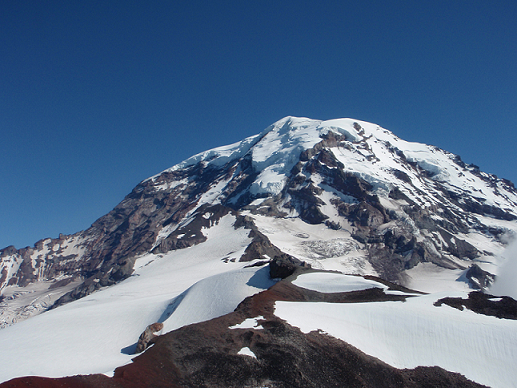
#> input picture Panorama_Ransac/images/Rainier1.jpg, 517 x 388 px; its folder holds 3 pictures in this run
$ python implementation.py
#> lines starting #> are read from the running program, lines starting #| are printed output that depends on the picture
import cv2
import numpy as np
from scipy.spatial.distance import cdist
import random as rand
import matplotlib.pyplot as plt
import os
import glob

def load_images_from_folder(folder):
#> called with folder = 'images'
    images = []
    for filename in os.listdir(folder):
        img = cv2.imread(os.path.join(folder,filename))
#> img is the input picture: shape (388, 517, 3); mean B, G, R 135.7, 109.3, 88.8
        if img is not None:
            images.append(img)
    return images

def detect_and_compute_keypoints(image):

    sift = cv2.xfeatures2d.SIFT_create()
    kps, desc = sift.detectAndCompute(image,None)

    return kps, desc

#Keypoint Matching using Squared Euclidian Distance

def keypointMatchingSquelidian(kp1,kp2,des1,des2):
  #--write your own function to calulate euclidian distance
  pairwiseDistances = cdist(des1, des2, 'sqeuclidean')
  threshold   = 7000

  #--write your funcion to find points in image where threhold is required
  points_in_img1 = np.where(pairwiseDistances < threshold)[0]
  points_in_img2 = np.where(pairwiseDistances < threshold)[1]

  #coordinates_in_img1 = np.array([kp1[point].pt for point in points_in_img1])
  #coordinates_in_img2 = np.array([kp2[point].pt for point in points_in_img2])

  coordinates_in_img1=np.ones((len(points_in_img1),2))
  coordinates_in_img2=np.ones((len(points_in_img2),2))

  i=0
  for point in points_in_img1:
    coordinates_in_img1[i]=kp1[point].pt
    i=i+1

  j=0
  for point in points_in_img2:
    coordinates_in_img2[j]=kp2[point].pt
    j=j+1

  return np.concatenate( (coordinates_in_img1, coordinates_in_img2) , axis=1 )

#Ransac Algorithm

def ransac_algo(matchingPoints,totalIteration):

    # Ransac parameters
    highest_inlier_count = 0
    best_H = []

    # Loop parameters
    counter = 0
    while counter < totalIteration:
        counter = counter + 1
        # Select 4 points randomly
        secure_random  = rand.SystemRandom()

        matachingPair1 = secure_random.choice(matchingPoints)
        matachingPair2 = secure_random.choice(matchingPoints)
        matachingPair3 = secure_random.choice(matchingPoints)
        matachingPair4 = secure_random.choice(matchingPoints)

        fourMatchingPairs=np.concatenate(([matachingPair1],[matachingPair2],[matachingPair3],[matachingPair4]),axis=0)

        # Finding homography matrix for this 4 matching pairs
        # H = get_homography(fourMatchingPairs)

        points_in_image_1 = np.float32(fourMatchingPairs[:,0:2])
        points_in_image_2 = np.float32(fourMatchingPairs[:,2:4])

        H = cv2.getPerspectiveTransform(points_in_image_1, points_in_image_2)

        rank_H = np.linalg.matrix_rank(H)

        # Avoid degenrate H
        if rank_H < 3:
            continue

        # Calculate error for each point using the current homographic matrix H
        total_points = len(matchingPoints)

        points_img1 = np.concatenate( (matchingPoints[:, 0:2], np.ones((total_points, 1))), axis=1)
        points_img2 = matchingPoints[:, 2:4]

        correspondingPoints = np.zeros((total_points, 2))

        for i in range(total_points):
            t = np.matmul(H, points_img1[i])
            correspondingPoints[i] = (t/t[2])[0:2]

        error_for_every_point = np.linalg.norm(points_img2 - correspondingPoints, axis=1) ** 2

        inlier_indices = np.where(error_for_every_point < 0.5)[0]
        inliers        = matchingPoints[inlier_indices]

        curr_inlier_count = len(inliers)

        if curr_inlier_count > highest_inlier_count:
            highest_inlier_count = curr_inlier_count
            best_H = H.copy()

    return best_H

def func(kp1,kp2, des1,des2,img1,img2):
  numberOfIteration=1000
  totalMatchingPoints=keypointMatchingSquelidian(kp1,kp2, des1,des2)
  homography=ransac_algo(totalMatchingPoints, numberOfIteration)
  result = cv2.warpPerspective(img1, homography ,( int(img1.shape[1] + img2.shape[1]*0.8),int(img1.shape[0] + img2.shape[0]*0.4) ))
  result[0:img2.shape[0], 0:img2.shape[1]] = img2

  return result,img2

def final_panaroma_image(result):
     # Resizing the final panorama
        black = np.zeros(3)
        color123 = result #cv2.imread(directory + '/panorama123.jpg', 1)
        color321 = result #cv2.imread(directory + '/panorama321.jpg', 1)

        count123 = 0
        count321 = 0

        for i in range(color123.shape[0]):
            for j in range(color123.shape[1]):
                pixel_value = color123[i, j, :]
                if np.array_equal(pixel_value, black):
                    count123 = count123 + 1

        for i in range(color321.shape[0]):
            for j in range(color321.shape[1]):
                pixel_value = color321[i, j, :]
                if np.array_equal(pixel_value, black):
                    count321 = count321 + 1

        # Resizing the final panorama
        colorPan = result #cv2.imread(directory + '/panorama.jpg', 1)
        x_max = 0
        y_max = 0

        for i in range(colorPan.shape[0]):
            for j in range(colorPan.shape[1]):
                pixel_value = colorPan[i, j, :]
                if not np.array_equal(pixel_value, black):
                    if j > x_max:
                       x_max = j
                    if i > y_max:
                       y_max = i

        crop_img = colorPan[0:y_max,0:x_max, :]
        cv2.imwrite(os.path.join('images' , 'final_result.jpg'), crop_img)

# this method can be used for any number of input images
def optimized_perform_forward_and_backword_stitching(sift, images, colorImages):
    image_length = len(images)

    intial_f_image = intial_f_colorImage= images[0]
    #loop for forward propagation
    for i in range(0, (image_length-1)):
        kps1, desc1 = sift.detectAndCompute(intial_f_image,None)
        kps2, desc2 = sift.detectAndCompute(images[i+1],None)

        result, colorImages[i+1] = func(kps1, kps2, desc1, desc2, intial_f_colorImage, colorImages[i+1])
        intial_f_image = intial_f_colorImage = result

    #loop for backword propagation
    # taking the last image and storing in intial_b_image for the backword stitching
    intial_b_image = intial_b_colorImage= images[-1]
    for i in range((image_length-1), 0, -1):
        kps1, desc1 = sift.detectAndCompute(intial_b_image,None)
        kps2, desc2 = sift.detectAndCompute(images[i-1],None)

        result, colorImages[i-1] = func(kps1, kps2, desc1, desc2, intial_b_colorImage, colorImages[i-1])
        intial_b_image = intial_b_colorImage = result


    return result

sift = cv2.xfeatures2d.SIFT_create()
images = colorImages = load_images_from_folder("images") # get all the images from a directory and store it in a list
#> images = 3 items; colorImages = 3 items
print(len(images))
#| 3
result = optimized_perform_forward_and_backword_stitching(sift, images, colorImages)
#> in optimized_perform_forward_and_backword_stitching, `image_length = len(images)`: image_length = 3
#> the loop in optimized_perform_forward_and_backword_stitching, `for i in range(0, (image_length-1)):` made 2 passes
#> pass 1, in keypointMatchingSquelidian, `pairwiseDistances = cdist(des1, des2, 'sqeuclidean')`:
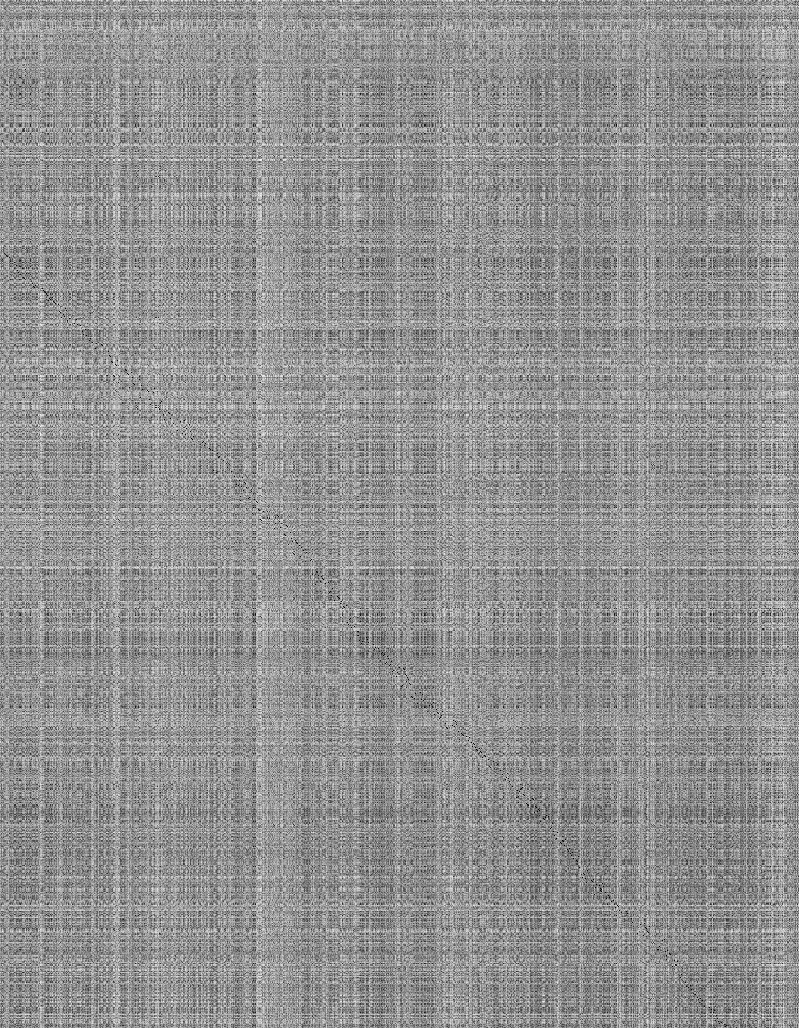
#> pairwiseDistances: shape (1028, 799) float64; min 255, max 485837, mean 278725.1; drawn with min black and max white
#> after the loop in optimized_perform_forward_and_backword_stitching, `for i in range(0, (image_length-1)):`:
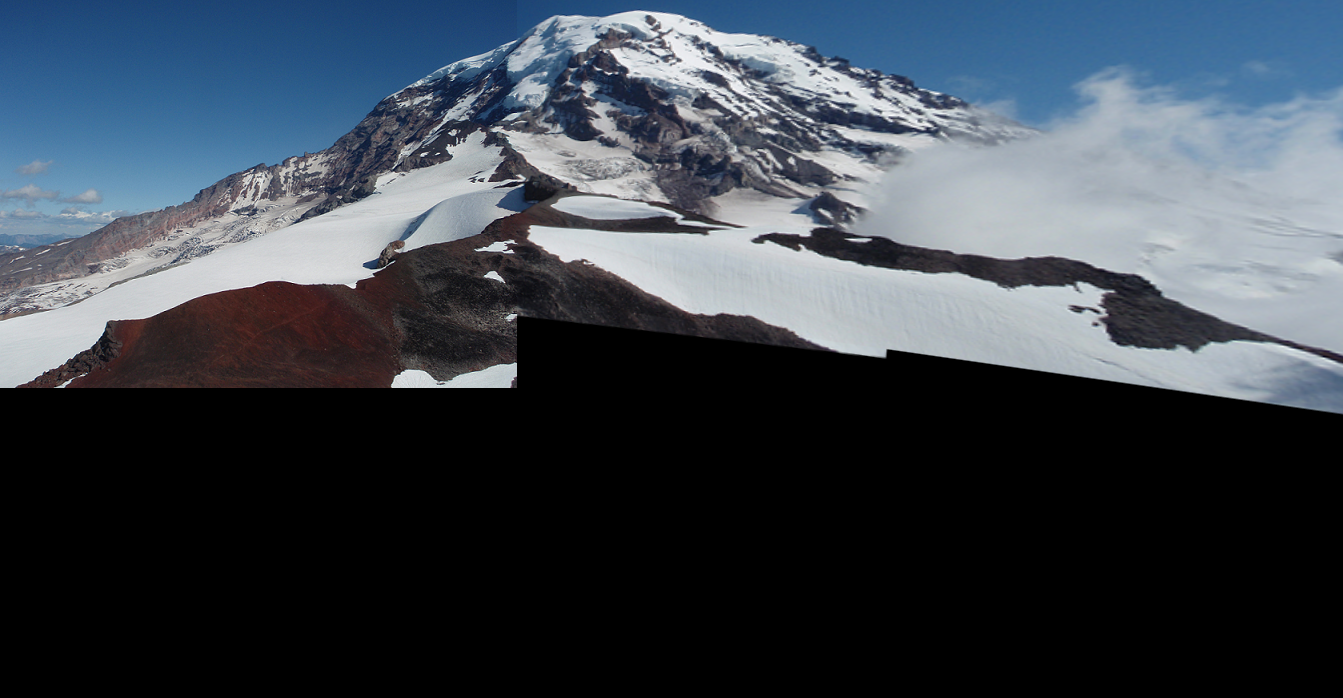
#> intial_f_image: shape (698, 1343, 3); mean B, G, R 76.9, 67.5, 59.4
#> after the loop in optimized_perform_forward_and_backword_stitching, `for i in range(0, (image_length-1)):`: colorImages = 3 items
#> the loop in optimized_perform_forward_and_backword_stitching, `for i in range((image_length-1), 0, -1):` made 2 passes
#> pass 1, in keypointMatchingSquelidian (call 3), `pairwiseDistances = cdist(des1, des2, 'sqeuclidean')`:
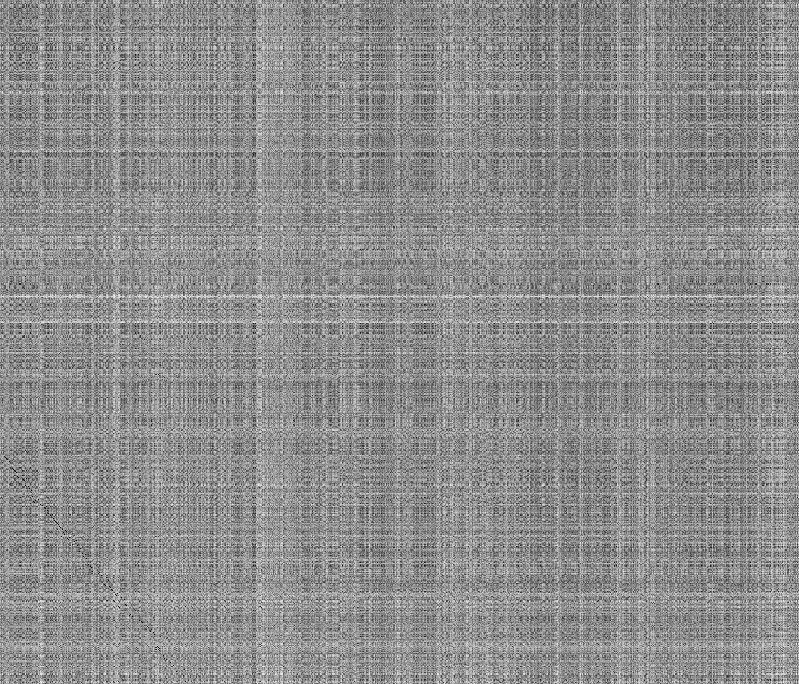
#> pairwiseDistances: shape (684, 799) float64; min 547, max 499662, mean 277872.8; drawn with min black and max white
#> pass 1, in optimized_perform_forward_and_backword_stitching, `result, colorImages[i-1] = func(kps1, kps2, desc1, desc2, intial_b_col..`:
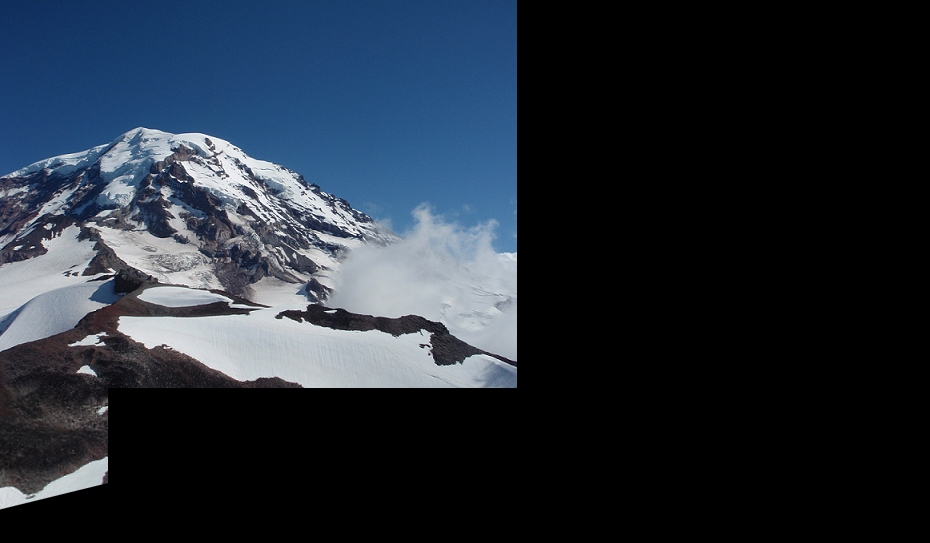
#> result: shape (543, 930, 3); mean B, G, R 55, 44.4, 35.8
#> pass 2, in keypointMatchingSquelidian (call 4), `pairwiseDistances = cdist(des1, des2, 'sqeuclidean')`:
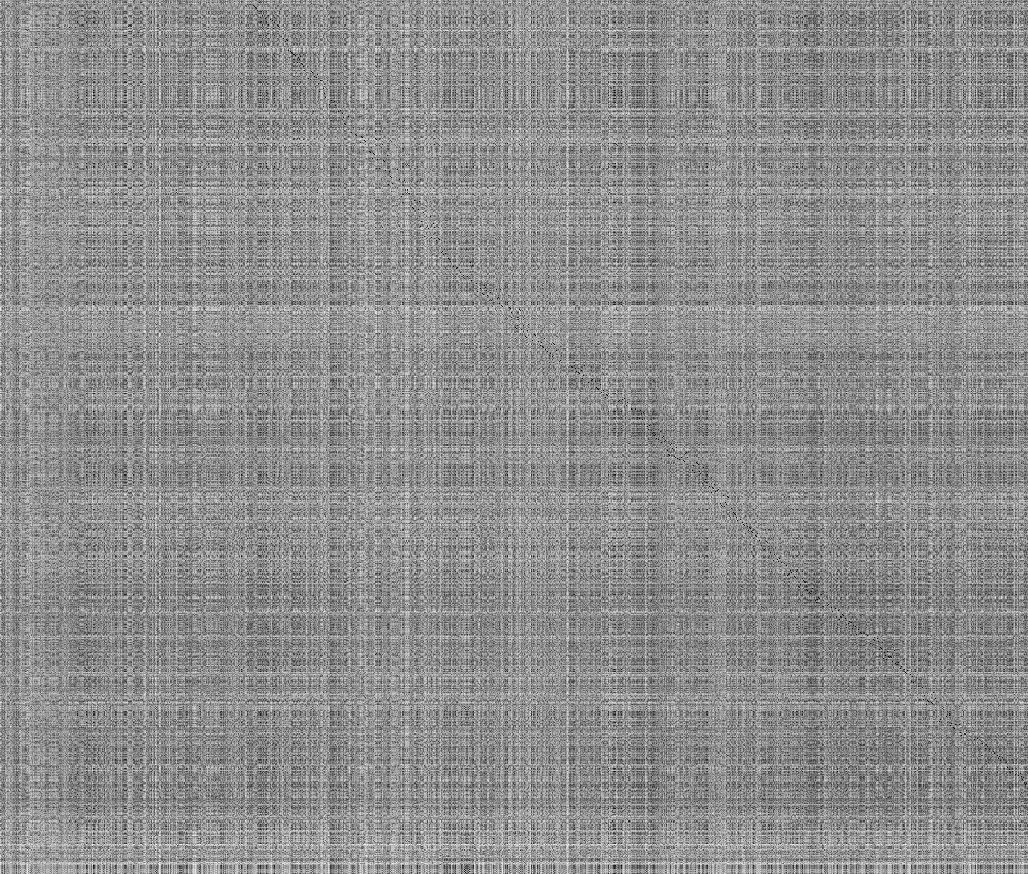
#> pairwiseDistances: shape (874, 1028) float64; min 255, max 500183, mean 279322.8; drawn with min black and max white
#> after the loop in optimized_perform_forward_and_backword_stitching, `for i in range((image_length-1), 0, -1):`:
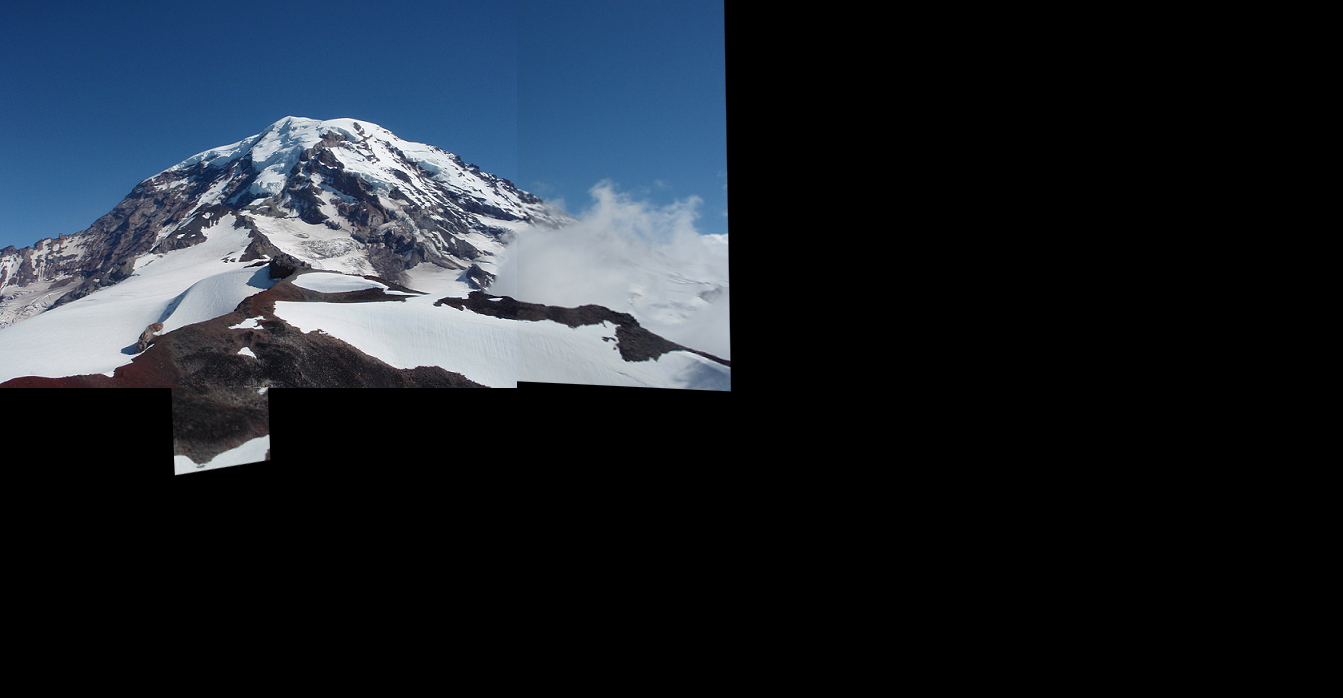
#> intial_b_image: shape (698, 1343, 3); mean B, G, R 43.4, 35.2, 28.4
final_panaroma_image(result)
#> after the loop in final_panaroma_image, `for i in range(color123.shape[0]):`: count123 = 647262
#> after the loop in final_panaroma_image, `for i in range(colorPan.shape[0]):`: x_max = 731; y_max = 475
#> in final_panaroma_image, `crop_img = colorPan[0:y_max,0:x_max, :]`:
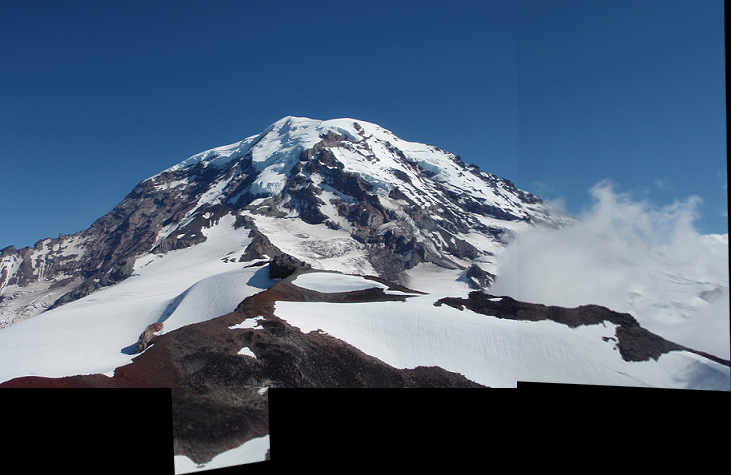
#> crop_img: shape (475, 731, 3); mean B, G, R 117.1, 95, 76.6
